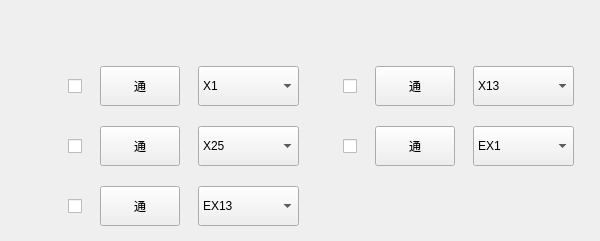
   <widget class="QWidget" name="pageAxisSearch">
    <widget class="QWidget" name="layoutWidget_3">
     <property name="geometry">
      <rect>
       <x>30</x>
       <y>60</y>
       <width>561</width>
       <height>172</height>
      </rect>
     </property>
     <layout class="QGridLayout" name="gridLayout_3">
      <property name="topMargin">
       <number>6</number>
      </property>
      <property name="bottomMargin">
       <number>6</number>
      </property>
      <property name="verticalSpacing">
       <number>20</number>
      </property>
      <item row="0" column="4">
       <widget class="StateButton" name="AxisSearchIn1button">
        <property name="minimumSize">
         <size>
          <width>0</width>
          <height>40</height>
         </size>
        </property>
        <property name="maximumSize">
         <size>
          <width>80</width>
          <height>40</height>
         </size>
        </property>
        <property name="font">
         <font>
          <family>SimSun</family>
         </font>
        </property>
        <property name="layoutDirection">
         <enum>Qt::LeftToRight</enum>
        </property>
        <property name="styleSheet">
         <string notr="true"/>
        </property>
        <property name="text">
         <string>通</string>
        </property>
        <property name="autoRepeatDelay">
         <number>300</number>
        </property>
        <property name="autoDefault">
         <bool>false</bool>
        </property>
        <property name="flat">
         <bool>false</bool>
        </property>
       </widget>
      </item>
      <item row="1" column="0">
       <widget class="QCheckBox" name="chboxAxisSearchIn2">
        <property name="minimumSize">
         <size>
          <width>40</width>
          <height>40</height>
         </size>
        </property>
        <property name="maximumSize">
         <size>
          <width>40</width>
          <height>40</height>
         </size>
        </property>
        <property name="layoutDirection">
         <enum>Qt::RightToLeft</enum>
        </property>
        <property name="text">
         <string/>
        </property>
        <property name="autoExclusive">
         <bool>true</bool>
        </property>
       </widget>
      </item>
      <item row="0" column="5">
       <widget class="QComboBox" name="coboxAxisSearchIn1">
        <property name="minimumSize">
         <size>
          <width>100</width>
          <height>40</height>
         </size>
        </property>
        <property name="maximumSize">
         <size>
          <width>101</width>
          <height>40</height>
         </size>
        </property>
        <item>
         <property name="text">
          <string>X13</string>
         </property>
        </item>
        <item>
         <property name="text">
          <string>X14</string>
         </property>
        </item>
        <item>
         <property name="text">
          <string>X15</string>
         </property>
        </item>
        <item>
         <property name="text">
          <string>X16</string>
         </property>
        </item>
        <item>
         <property name="text">
          <string>X17</string>
         </property>
        </item>
        <item>
         <property name="text">
          <string>X18</string>
         </property>
        </item>
        <item>
         <property name="text">
          <string>X19</string>
         </property>
        </item>
        <item>
         <property name="text">
          <string>X20</string>
         </property>
        </item>
        <item>
         <property name="text">
          <string>X21</string>
         </property>
        </item>
        <item>
         <property name="text">
          <string>X22</string>
         </property>
        </item>
        <item>
         <property name="text">
          <string>X23</string>
         </property>
        </item>
        <item>
         <property name="text">
          <string>X24</string>
         </property>
        </item>
       </widget>
      </item>
      <item row="1" column="1">
       <widget class="StateButton" name="AxisSearchIn2button">
        <property name="minimumSize">
         <size>
          <width>0</width>
          <height>40</height>
         </size>
        </property>
        <property name="maximumSize">
         <size>
          <width>80</width>
          <height>40</height>
         </size>
        </property>
        <property name="font">
         <font>
          <family>SimSun</family>
         </font>
        </property>
        <property name="layoutDirection">
         <enum>Qt::LeftToRight</enum>
        </property>
        <property name="styleSheet">
         <string notr="true"/>
        </property>
        <property name="text">
         <string>通</string>
        </property>
        <property name="autoRepeatDelay">
         <number>300</number>
        </property>
        <property name="autoDefault">
         <bool>false</bool>
        </property>
        <property name="flat">
         <bool>false</bool>
        </property>
       </widget>
      </item>
      <item row="0" column="0">
       <widget class="QCheckBox" name="chboxAxisSearchIn0">
        <property name="minimumSize">
         <size>
          <width>40</width>
          <height>40</height>
         </size>
        </property>
        <property name="maximumSize">
         <size>
          <width>40</width>
          <height>40</height>
         </size>
        </property>
        <property name="layoutDirection">
         <enum>Qt::RightToLeft</enum>
        </property>
        <property name="text">
         <string/>
        </property>
        <property name="autoExclusive">
         <bool>true</bool>
        </property>
       </widget>
      </item>
      <item row="0" column="3">
       <widget class="QCheckBox" name="chboxAxisSearchIn1">
        <property name="minimumSize">
         <size>
          <width>40</width>
          <height>40</height>
         </size>
        </property>
        <property name="maximumSize">
         <size>
          <width>40</width>
          <height>40</height>
         </size>
        </property>
        <property name="layoutDirection">
         <enum>Qt::RightToLeft</enum>
        </property>
        <property name="text">
         <string/>
        </property>
        <property name="autoExclusive">
         <bool>true</bool>
        </property>
       </widget>
      </item>
      <item row="0" column="2">
       <widget class="QComboBox" name="coboxAxisSearchIn0">
        <property name="minimumSize">
         <size>
          <width>100</width>
          <height>40</height>
         </size>
        </property>
        <property name="maximumSize">
         <size>
          <width>101</width>
          <height>40</height>
         </size>
        </property>
        <item>
         <property name="text">
          <string>X1</string>
         </property>
        </item>
        <item>
         <property name="text">
          <string>X2</string>
         </property>
        </item>
        <item>
         <property name="text">
          <string>X3</string>
         </property>
        </item>
        <item>
         <property name="text">
          <string>X4</string>
         </property>
        </item>
        <item>
         <property name="text">
          <string>X5</string>
         </property>
        </item>
        <item>
         <property name="text">
          <string>X6</string>
         </property>
        </item>
        <item>
         <property name="text">
          <string>X7</string>
         </property>
        </item>
        <item>
         <property name="text">
          <string>X8</string>
         </property>
        </item>
        <item>
         <property name="text">
          <string>X9</string>
         </property>
        </item>
        <item>
         <property name="text">
          <string>X10</string>
         </property>
        </item>
        <item>
         <property name="text">
          <string>X11</string>
         </property>
        </item>
        <item>
         <property name="text">
          <string>X12</string>
         </property>
        </item>
       </widget>
      </item>
      <item row="0" column="1">
       <widget class="StateButton" name="AxisSearchIn0button">
        <property name="minimumSize">
         <size>
          <width>0</width>
          <height>40</height>
         </size>
        </property>
        <property name="maximumSize">
         <size>
          <width>80</width>
          <height>40</height>
         </size>
        </property>
        <property name="font">
         <font>
          <family>SimSun</family>
         </font>
        </property>
        <property name="layoutDirection">
         <enum>Qt::LeftToRight</enum>
        </property>
        <property name="styleSheet">
         <string notr="true"/>
        </property>
        <property name="text">
         <string>通</string>
        </property>
        <property name="autoRepeatDelay">
         <number>300</number>
        </property>
        <property name="autoDefault">
         <bool>false</bool>
        </property>
        <property name="flat">
         <bool>false</bool>
        </property>
       </widget>
      </item>
      <item row="2" column="0">
       <widget class="QCheckBox" name="chboxAxisSearchExIn1">
        <property name="minimumSize">
         <size>
          <width>40</width>
          <height>40</height>
         </size>
        </property>
        <property name="maximumSize">
         <size>
          <width>40</width>
          <height>40</height>
         </size>
        </property>
        <property name="layoutDirection">
         <enum>Qt::RightToLeft</enum>
        </property>
        <property name="text">
         <string/>
        </property>
        <property name="autoExclusive">
         <bool>true</bool>
        </property>
       </widget>
      </item>
      <item row="2" column="2">
       <widget class="QComboBox" name="coboxAxisSearchExIn1">
        <property name="minimumSize">
         <size>
          <width>100</width>
          <height>40</height>
         </size>
        </property>
        <property name="maximumSize">
         <size>
          <width>101</width>
          <height>40</height>
         </size>
        </property>
        <item>
         <property name="text">
          <string>EX13</string>
         </property>
        </item>
        <item>
         <property name="text">
          <string>EX14</string>
         </property>
        </item>
        <item>
         <property name="text">
          <string>EX15</string>
         </property>
        </item>
        <item>
         <property name="text">
          <string>EX16</string>
         </property>
        </item>
        <item>
         <property name="text">
          <string>EX17</string>
         </property>
        </item>
        <item>
         <property name="text">
          <string>EX18</string>
         </property>
        </item>
        <item>
         <property name="text">
          <string>EX19</string>
         </property>
        </item>
        <item>
         <property name="text">
          <string>EX20</string>
         </property>
        </item>
        <item>
         <property name="text">
          <string>EX21</string>
         </property>
        </item>
        <item>
         <property name="text">
          <string>EX22</string>
         </property>
        </item>
        <item>
         <property name="text">
          <string>EX23</string>
         </property>
        </item>
        <item>
         <property name="text">
          <string>EX24</string>
         </property>
        </item>
       </widget>
      </item>
      <item row="2" column="1">
       <widget class="StateButton" name="AxisSearchExIn1button">
        <property name="minimumSize">
         <size>
          <width>0</width>
          <height>40</height>
         </size>
        </property>
        <property name="maximumSize">
         <size>
          <width>80</width>
          <height>40</height>
         </size>
        </property>
        <property name="font">
         <font>
          <family>SimSun</family>
         </font>
        </property>
        <property name="layoutDirection">
         <enum>Qt::LeftToRight</enum>
        </property>
        <property name="styleSheet">
         <string notr="true"/>
        </property>
        <property name="text">
         <string>通</string>
        </property>
        <property name="autoRepeatDelay">
         <number>300</number>
        </property>
        <property name="autoDefault">
         <bool>false</bool>
        </property>
        <property name="flat">
         <bool>false</bool>
        </property>
       </widget>
      </item>
      <item row="1" column="3">
       <widget class="QCheckBox" name="chboxAxisSearchExIn0">
        <property name="minimumSize">
         <size>
          <width>40</width>
          <height>40</height>
         </size>
        </property>
        <property name="maximumSize">
         <size>
          <width>40</width>
          <height>40</height>
         </size>
        </property>
        <property name="layoutDirection">
         <enum>Qt::RightToLeft</enum>
        </property>
        <property name="text">
         <string/>
        </property>
        <property name="autoExclusive">
         <bool>true</bool>
        </property>
       </widget>
      </item>
      <item row="1" column="4">
       <widget class="StateButton" name="AxisSearchExIn0button">
        <property name="minimumSize">
         <size>
          <width>0</width>
          <height>40</height>
         </size>
        </property>
        <property name="maximumSize">
         <size>
          <width>80</width>
          <height>40</height>
         </size>
        </property>
        <property name="font">
         <font>
          <family>SimSun</family>
         </font>
        </property>
        <property name="layoutDirection">
         <enum>Qt::LeftToRight</enum>
        </property>
        <property name="styleSheet">
         <string notr="true"/>
        </property>
        <property name="text">
         <string>通</string>
        </property>
        <property name="autoRepeatDelay">
         <number>300</number>
        </property>
        <property name="autoDefault">
         <bool>false</bool>
        </property>
        <property name="flat">
         <bool>false</bool>
        </property>
       </widget>
      </item>
      <item row="1" column="5">
       <widget class="QComboBox" name="coboxAxisSearchExIn0">
        <property name="minimumSize">
         <size>
          <width>100</width>
          <height>40</height>
         </size>
        </property>
        <property name="maximumSize">
         <size>
          <width>101</width>
          <height>40</height>
         </size>
        </property>
        <item>
         <property name="text">
          <string>EX1</string>
         </property>
        </item>
        <item>
         <property name="text">
          <string>EX2</string>
         </property>
        </item>
        <item>
         <property name="text">
          <string>EX3</string>
         </property>
        </item>
        <item>
         <property name="text">
          <string>EX4</string>
         </property>
        </item>
        <item>
         <property name="text">
          <string>EX5</string>
         </property>
        </item>
        <item>
         <property name="text">
          <string>EX6</string>
         </property>
        </item>
        <item>
         <property name="text">
          <string>EX7</string>
         </property>
        </item>
        <item>
         <property name="text">
          <string>EX8</string>
         </property>
        </item>
        <item>
         <property name="text">
          <string>EX9</string>
         </property>
        </item>
        <item>
         <property name="text">
          <string>EX10</string>
         </property>
        </item>
        <item>
         <property name="text">
          <string>EX11</string>
         </property>
        </item>
        <item>
         <property name="text">
          <string>EX12</string>
         </property>
        </item>
       </widget>
      </item>
      <item row="1" column="2">
       <widget class="QComboBox" name="coboxAxisSearchIn2">
        <property name="minimumSize">
         <size>
          <width>100</width>
          <height>40</height>
         </size>
        </property>
        <property name="maximumSize">
         <size>
          <width>101</width>
          <height>40</height>
         </size>
        </property>
        <item>
         <property name="text">
          <string>X25</string>
         </property>
        </item>
        <item>
         <property name="text">
          <string>X26</string>
         </property>
        </item>
        <item>
         <property name="text">
          <string>X27</string>
         </property>
        </item>
        <item>
         <property name="text">
          <string>X28</string>
         </property>
        </item>
        <item>
         <property name="text">
          <string>X29</string>
         </property>
        </item>
        <item>
         <property name="text">
          <string>X30</string>
         </property>
        </item>
        <item>
         <property name="text">
          <string>X31</string>
         </property>
        </item>
        <item>
         <property name="text">
          <string>X32</string>
         </property>
        </item>
        <item>
         <property name="text">
          <string>X33</string>
         </property>
        </item>
        <item>
         <property name="text">
          <string>X34</string>
         </property>
        </item>
        <item>
         <property name="text">
          <string>X35</string>
         </property>
        </item>
        <item>
         <property name="text">
          <string>X36</string>
         </property>
        </item>
       </widget>
      </item>
     </layout>
    </widget>
   </widget>
